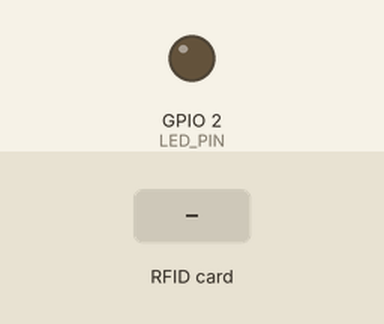
A sketch run on a simulated ESP32. On the bench: output pins drawn as LEDs (lit = HIGH). The test bench sets the inputs (shaded band). WiFi joins after 1.5 s; servers stay silent unless stated; the local clock reads 2024-03-15 10:24:30 at power-on unless the sketch sets it; what the sketch prints to the serial monitor is not drawn.

Above: at 2.7 s.
2.8 s: RFID card 5E 7A 19 C4 held to the reader
At 3.7 s:
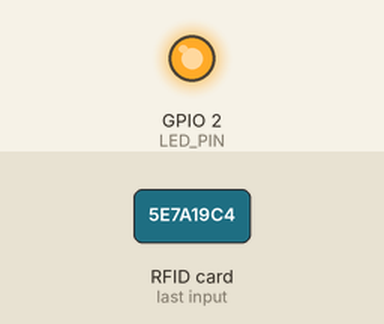
Timing chart, 0 to 5.8 s (numbered marks = the images above; inputs shaded):
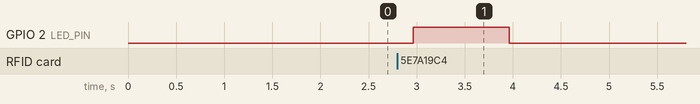

Measured:
- after the input at 2.8 s, GPIO 2 (LED_PIN): LOW → HIGH after 0.16 s, → LOW 1.0 s later

The sketch:

INSERCION_DE_DATOS_A_LA_BASE_DE_DATOS.ino
```cpp
#include <WiFi.h>
#include <WiFiClientSecure.h>
#include <Firebase_ESP_Client.h>
#include <SPI.h>
#include <MFRC522.h>
#include <time.h>

// -------- WIFI --------
#define WIFI_SSID "Sifherx"
#define WIFI_PASSWORD "Smau3131"

// -------- FIREBASE --------
#define API_KEY "AIzaSyAtk_GeNUEOzBQnPQvJsUEdQVEGaQRExg8"
#define DATABASE_URL "https://traslado-almacen-default-rtdb.firebaseio.com/"
#define DATABASE_SECRET "Vai7xSOJb66Ig0ZKCrjmPB8y6Ro4rvjO360qjGoD"

// -------- RFID --------
#define SS_PIN 5
#define RST_PIN 22

// -------- LED --------
#define LED_PIN 2   // LED integrado del ESP32

MFRC522 mfrc522(SS_PIN, RST_PIN);

// Firebase
FirebaseData fbdo;
FirebaseAuth auth;
FirebaseConfig config;

// México UTC-6
const char* ntpServer = "pool.ntp.org";
const long gmtOffset_sec = -21600;
const int daylightOffset_sec = 0;

void setup() {

  Serial.begin(115200);
  SPI.begin();
  mfrc522.PCD_Init();

  // Configurar LED
  pinMode(LED_PIN, OUTPUT);
  digitalWrite(LED_PIN, LOW);

  // Conectar WiFi
  WiFi.begin(WIFI_SSID, WIFI_PASSWORD);
  Serial.print("Conectando WiFi");

  while (WiFi.status() != WL_CONNECTED) {
    Serial.print(".");
    delay(500);
  }

  Serial.println("\nWiFi conectado ");

  // Configurar hora
  configTime(gmtOffset_sec, daylightOffset_sec, ntpServer);

  Serial.print("Sincronizando hora");
  struct tm timeinfo;

  while (!getLocalTime(&timeinfo)) {
    Serial.print(".");
    delay(500);
  }

  Serial.println("\nHora sincronizada ");

  // -------- Configuración Firebase --------
  config.api_key = API_KEY;
  config.database_url = DATABASE_URL;
  config.signer.tokens.legacy_token = DATABASE_SECRET;
  config.timeout.serverResponse = 10000;

  Firebase.begin(&config, &auth);
  Firebase.reconnectWiFi(true);

  Serial.println("Sistema listo. Acerca una tarjeta...");
}

void loop() {

  if (!mfrc522.PICC_IsNewCardPresent()) return;
  if (!mfrc522.PICC_ReadCardSerial()) return;

  String uid = "";

  for (byte i = 0; i < mfrc522.uid.size; i++) {
    uid += String(mfrc522.uid.uidByte[i], HEX);
  }

  uid.toUpperCase();

  Serial.print("UID detectado: ");
  Serial.println(uid);

  // Obtener fecha y hora actual
  struct tm timeinfo;
  if (!getLocalTime(&timeinfo)) {
    Serial.println("Error obteniendo hora ");
    return;
  }

  char fecha[11];
  char hora[9];

  strftime(fecha, sizeof(fecha), "%Y-%m-%d", &timeinfo);
  strftime(hora, sizeof(hora), "%H:%M:%S", &timeinfo);

  // Crear JSON
  FirebaseJson json;
  json.set("uid", uid);
  json.set("fecha", fecha);
  json.set("hora", hora);

  // Guardar en Firebase
  if (Firebase.RTDB.pushJSON(&fbdo, "/registros", &json)) {

    Serial.println("Registro guardado correctamente \n");

    //  Encender LED si se guardó correctamente
    digitalWrite(LED_PIN, HIGH);
    delay(1000);
    digitalWrite(LED_PIN, LOW);

  } else {

    Serial.println("Error guardando en Firebase ");
    Serial.println(fbdo.errorReason());

  }

  delay(3000);  // evitar múltiples lecturas seguidas
}
```
